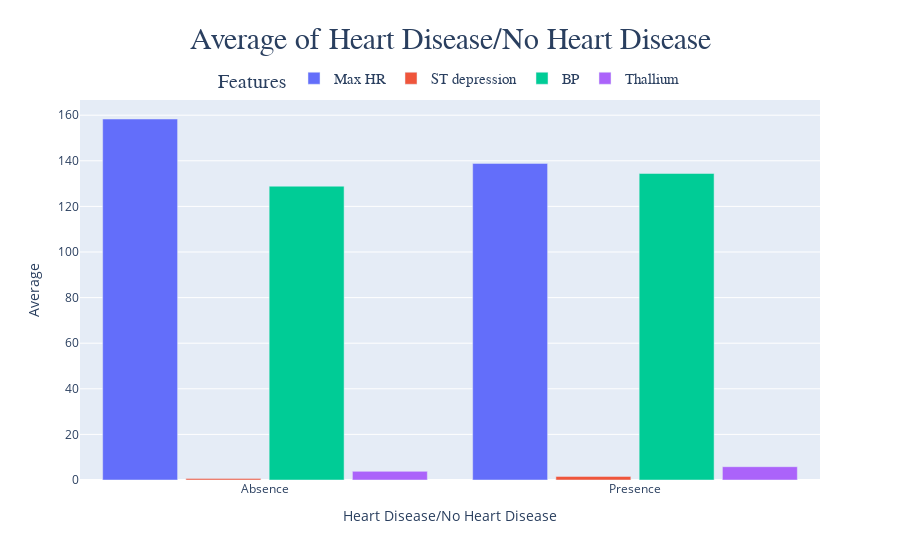

The code cell stored with this chart in its notebook:
### Code cell
fig4 = px.bar(group2, x = 'Heart Disease', y = ['Max HR', 'ST depression','BP','Thallium'], barmode = 'group', title = 'Average of Heart Disease/No Heart Disease', labels = {'Heart Disease':'Heart Disease/No Heart Disease', 'value':'Average', 'variable':'Features'})
fig4.update_layout(title_x = 0.5, title_y = 0.95, title_font_size = 30, title_font_family = 'Times New Roman', xaxis_title = 'Heart Disease/No Heart Disease', yaxis_title = 'Average', bargap = 0.1, bargroupgap = 0.1, legend_title = 'Features', legend_title_font_size = 20, legend_font_size = 15, legend_font_family = 'Times New Roman', legend_title_font_family = 'Times New Roman', legend_orientation = 'h', legend_x = 0.5, legend_y = 1.1, legend_xanchor = 'center', legend_yanchor = 'top')
fig4.show()

### Figure 1 — Plotly figure (JSON) as saved in the notebook; plotly's stock layout.template omitted (floating-point values rounded to 4 significant figures)
{"data": [{"alignmentgroup": "True", "hovertemplate": "Features=Max HR<br>Heart Disease/No Heart Disease=%{x}<br>Average=%{y}<extra></extra>", "legendgroup": "Max HR", "marker": {"color": "#636efa", "pattern": {"shape": ""}}, "name": "Max HR", "offsetgroup": "Max HR", "orientation": "v", "showlegend": true, "textposition": "auto", "type": "bar", "x": ["Absence", "Presence"], "xaxis": "x", "y": [158.3, 138.9], "yaxis": "y"}, {"alignmentgroup": "True", "hovertemplate": "Features=ST depression<br>Heart Disease/No Heart Disease=%{x}<br>Average=%{y}<extra></extra>", "legendgroup": "ST depression", "marker": {"color": "#EF553B", "pattern": {"shape": ""}}, "name": "ST depression", "offsetgroup": "ST depression", "orientation": "v", "showlegend": true, "textposition": "auto", "type": "bar", "x": ["Absence", "Presence"], "xaxis": "x", "y": [0.6227, 1.584], "yaxis": "y"}, {"alignmentgroup": "True", "hovertemplate": "Features=BP<br>Heart Disease/No Heart Disease=%{x}<br>Average=%{y}<extra></extra>", "legendgroup": "BP", "marker": {"color": "#00cc96", "pattern": {"shape": ""}}, "name": "BP", "offsetgroup": "BP", "orientation": "v", "showlegend": true, "textposition": "auto", "type": "bar", "x": ["Absence", "Presence"], "xaxis": "x", "y": [128.9, 134.4], "yaxis": "y"}, {"alignmentgroup": "True", "hovertemplate": "Features=Thallium<br>Heart Disease/No Heart Disease=%{x}<br>Average=%{y}<extra></extra>", "legendgroup": "Thallium", "marker": {"color": "#ab63fa", "pattern": {"shape": ""}}, "name": "Thallium", "offsetgroup": "Thallium", "orientation": "v", "showlegend": true, "textposition": "auto", "type": "bar", "x": ["Absence", "Presence"], "xaxis": "x", "y": [3.787, 5.833], "yaxis": "y"}], "layout": {"bargap": 0.1, "bargroupgap": 0.1, "barmode": "group", "legend": {"font": {"family": "Times New Roman", "size": 15}, "orientation": "h", "title": {"font": {"family": "Times New Roman", "size": 20}, "text": "Features"}, "tracegroupgap": 0, "x": 0.5, "xanchor": "center", "y": 1.1, "yanchor": "top"}, "title": {"font": {"family": "Times New Roman", "size": 30}, "text": "Average of Heart Disease/No Heart Disease", "x": 0.5, "y": 0.95}, "xaxis": {"anchor": "y", "domain": [0, 1], "title": {"text": "Heart Disease/No Heart Disease"}}, "yaxis": {"anchor": "x", "domain": [0, 1], "title": {"text": "Average"}}}}
